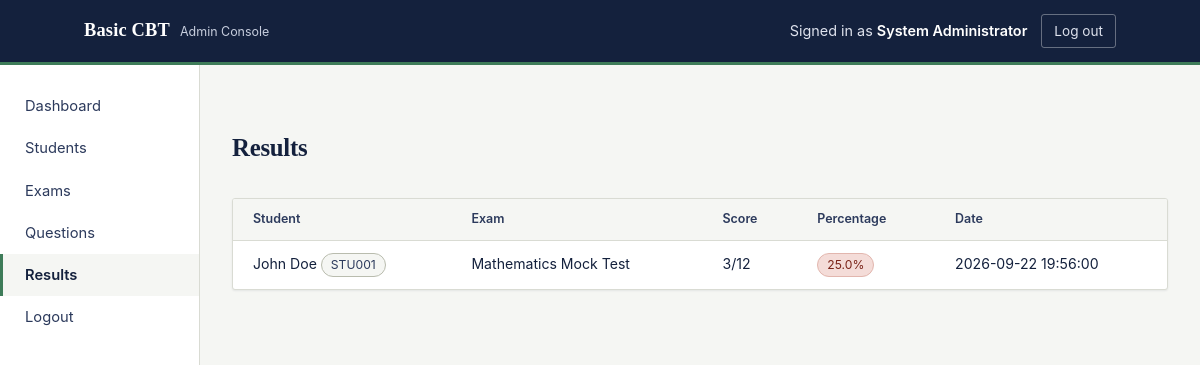
Page /admin/results (signed in) on the committed database.
### tables this page shows
CREATE TABLE results (
    id INTEGER PRIMARY KEY AUTOINCREMENT,
    student_id INTEGER NOT NULL,
    exam_id INTEGER NOT NULL,
    score INTEGER NOT NULL,
    total_questions INTEGER NOT NULL,
    percentage REAL NOT NULL,
    date_taken TEXT DEFAULT (datetime('now')),
    FOREIGN KEY (student_id) REFERENCES students (id) ON DELETE CASCADE,
    FOREIGN KEY (exam_id) REFERENCES exams (id) ON DELETE CASCADE
);

CREATE TABLE students (
    id INTEGER PRIMARY KEY AUTOINCREMENT,
    student_id TEXT UNIQUE NOT NULL,
    full_name TEXT NOT NULL,
    username TEXT UNIQUE NOT NULL,
    password_hash TEXT NOT NULL,
    created_at TEXT DEFAULT (datetime('now'))
);

CREATE TABLE exams (
    id INTEGER PRIMARY KEY AUTOINCREMENT,
    title TEXT NOT NULL,
    description TEXT,
    duration_minutes INTEGER NOT NULL,
    created_at TEXT DEFAULT (datetime('now'))
);

### app.py (the view)
@app.route("/admin/results")
@admin_required
def all_results():
    db = get_db()
    results_rows = db.execute(
        """SELECT r.*, s.full_name AS student_name, s.student_id AS student_number, e.title AS exam_title
           FROM results r
           JOIN students s ON s.id = r.student_id
           JOIN exams e ON e.id = r.exam_id
           ORDER BY r.id DESC"""
    ).fetchall()
    return render_template("results.html", results=results_rows)

### app.py (called while the page is built)
def get_db():
    if "db" not in g:
        g.db = sqlite3.connect(DB_PATH)
        g.db.row_factory = sqlite3.Row
        g.db.execute("PRAGMA foreign_keys = ON")
    return g.db

def admin_required(view):
    @wraps(view)
    def wrapped(*args, **kwargs):
        if session.get("role") != "admin":
            flash("Please log in as an admin to continue.", "error")
            return redirect(url_for("login"))
        return view(*args, **kwargs)
    return wrapped

### templates/results.html (shortened to what this page needs)
{% extends "base.html" %}
{% block body %}
{% set active = "results" %}
{% include "_admin_shell_open.html" %}
    <div class="page-head">
      <h1>Results</h1>
    </div>
    <div class="panel">
      {% if results %}
      <table>
        <thead>
          <tr><th>Student</th><th>Exam</th><th>Score</th><th>Percentage</th><th>Date</th></tr>
        </thead>
        <tbody>
          {% for r in results %}
          <tr>
            <td>{{ r.student_name }} <span class="pill">{{ r.student_number }}</span></td>
            <td>{{ r.exam_title }}</td>
            <td>{{ r.score }}/{{ r.total_questions }}</td>
            <td>
              {% if r.percentage >= 50 %}
                <span class="pill pill-correct">{{ r.percentage }}%</span>
              {% else %}
                <span class="pill pill-wrong">{{ r.percentage }}%</span>
              {% endif %}
            </td>
            <td>{{ r.date_taken }}</td>
          </tr>
          {% endfor %}
        </tbody>
      </table>
      {% else %}
      <div class="empty-state">
        <h3>No results yet</h3>
        <p>Results will appear here once students start taking exams.</p>
      </div>
      {% endif %}
    </div>
  </main>
</div>
{% endblock %}

### static/css/style.css (style rules this page uses)
:root { --ink: #14213d; --ink-soft: #2c3a5c; --paper: #f5f6f3; --paper-raised: #ffffff; --rule: #d9dbd3; --rule-strong: #b9bcae; --green: #3e7c59; --green-deep: #2c5c41; --amber: #c98a1f; --amber-soft: #f3e2c3; --red: #b3392c; --red-soft: #f4dcd8; --font-serif: Georgia, "Iowan Old Style", "Palatino Linotype", "URW Palladio L", serif; --font-sans: -apple-system, BlinkMacSystemFont, "Segoe UI", Roboto, Helvetica, Arial, sans-serif; --radius: 3px; --shadow: 0 1px 2px rgba(20, 33, 61, 0.08); }
* { box-sizing: border-box; }
html, body { height: 100%; }
body { margin: 0; font-family: var(--font-sans); background: var(--paper); color: var(--ink); line-height: 1.5; -webkit-font-smoothing: antialiased; }
h1, h2, h3, h4 { font-family: var(--font-serif); color: var(--ink); margin: 0 0 0.4em; font-weight: 600; letter-spacing: -0.01em; }
.page-head { display: flex; align-items: baseline; justify-content: space-between; flex-wrap: wrap; gap: 10px; margin: 32px 0 22px; }
.page-head h1 { font-size: 1.55rem; }
.panel { background: var(--paper-raised); border: 1px solid var(--rule); border-radius: var(--radius); overflow: hidden; box-shadow: var(--shadow); }
table { width: 100%; border-collapse: collapse; font-size: 0.88rem; }
thead th { text-align: left; padding: 11px 20px; background: var(--paper); color: var(--ink-soft); font-weight: 600; border-bottom: 1px solid var(--rule); font-size: 0.78rem; }
tbody td { padding: 12px 20px; border-bottom: 1px solid var(--rule); color: var(--ink); vertical-align: top; }
tbody tr:last-child td { border-bottom: none; }
.pill { display: inline-block; padding: 2px 9px; border-radius: 20px; font-size: 0.76rem; background: var(--paper); border: 1px solid var(--rule-strong); color: var(--ink-soft); }
.pill-wrong { background: var(--red-soft); color: #7a2318; border-color: #e2b6ae; }

### rows in the picture
results: student_name "John Doe", student_number "STU001", exam_title "Mathematics Mock Test", score "3", total_questions "12", percentage "25.0", date_taken "2026-09-22 19:56:00"

### other values in the picture
{{ session.full_name }} "System Administrator"
